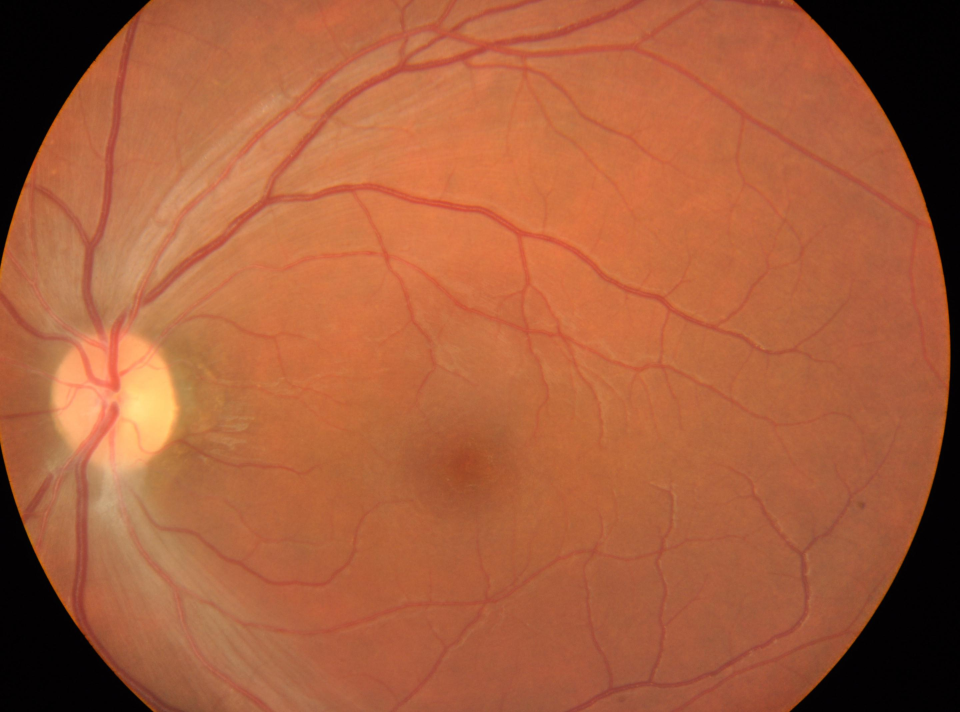
#> input picture sample_test_images/06_Real_Hospital_Camera_Healthy_Eye.jpg, 2880 x 2136 px (shown at 1/3 size)
$ python -i image_quality.py   (imports and definitions only)   (older library calls are emulated)
#> lines starting #> are read from the running program, lines starting #| are printed output that depends on the picture; after the words box and inside, x2 and y2 are one past the last pixel; in counts of white or black regions, pixels touching at a corner belong together
#> further down, picture is the input picture: shape (2136, 2880, 3); mean B, G, R 60.2, 94.6, 168.1
"""Image Quality Assessment (IQA) module for Netra DR Screening Platform.

Evaluates fundus image quality using deterministic visual features:
- Image Sharpness / Blur (Laplacian variance on standardized 224x224 spatial scale)
- Green Channel Mean Illumination & Exposure (Retinal fundus feature contrast inside retinal FOV)
- Contrast (Standard deviation of pixel intensity)
- Retinal Field of View (FOV mask area and circular boundary check)
- Resolution & Aspect Ratio validation

Clinical Three-Tier Quality Classification:
- Gradable: Fully suitable for autonomous AI inference and clinical review.
- Borderline: Sub-optimal quality (e.g. mild blur or uneven illumination); eligible for adaptive CLAHE contrast enhancement before inference.
- Ungradable: Non-diagnostic quality (severe blur, extreme under/overexposure, or occluded FOV); AI inference is blocked and actionable retake guidance is provided.

Camera Calibration & Validation Notice:
Default thresholds are calibrated against standard tabletop 45-degree fundus cameras (e.g., Topcon, Canon, Zeiss) and validated against Messidor-2, APTOS-2019, and SUSTech-SYSU cohorts.
For portable/handheld or smartphone-based fundus cameras (e.g., Remidio, Volk), thresholds should be adjusted using environment variables or a site-specific calibration profile.
"""

import os
from dataclasses import dataclass, field
from typing import Dict, List, Tuple, Any, Optional
import cv2
import numpy as np


@dataclass
class QualityConfig:
    """Configurable thresholds for image quality evaluation with camera calibration overrides."""
    min_width: int = 200
    min_height: int = 200
    min_blur_laplacian_var: float = 80.0         # Severe blur threshold (ungradable below this)
    borderline_blur_laplacian_var: float = 120.0   # Borderline blur threshold (borderline below this)
    min_brightness_mean: float = 25.0           # Absolute dark cutoff
    max_brightness_mean: float = 230.0          # Absolute overexposure cutoff
    min_green_mean: float = 35.0                # Green channel under-illumination threshold inside FOV
    max_green_mean: float = 215.0               # Green channel saturation threshold inside FOV
    min_contrast_std: float = 20.0
    min_fov_ratio: float = 0.25                 # Minimum retinal field-of-view fraction
    camera_model: str = "Standard 45-degree Fundus Camera"

    @classmethod
    def from_env(cls) -> "QualityConfig":
        """Instantiate QualityConfig reading optional environment variable overrides."""
        return cls(
            min_width=int(os.getenv("NETRA_IQA_MIN_WIDTH", "200")),
            min_height=int(os.getenv("NETRA_IQA_MIN_HEIGHT", "200")),
            min_blur_laplacian_var=float(os.getenv("NETRA_IQA_MIN_SHARPNESS", "80.0")),
            borderline_blur_laplacian_var=float(os.getenv("NETRA_IQA_BORDERLINE_SHARPNESS", "120.0")),
            min_brightness_mean=float(os.getenv("NETRA_IQA_MIN_BRIGHTNESS", "25.0")),
            max_brightness_mean=float(os.getenv("NETRA_IQA_MAX_BRIGHTNESS", "230.0")),
            min_green_mean=float(os.getenv("NETRA_IQA_MIN_GREEN", "35.0")),
            max_green_mean=float(os.getenv("NETRA_IQA_MAX_GREEN", "215.0")),
            min_contrast_std=float(os.getenv("NETRA_IQA_MIN_CONTRAST", "20.0")),
            min_fov_ratio=float(os.getenv("NETRA_IQA_MIN_FOV", "0.25")),
            camera_model=os.getenv("NETRA_IQA_CAMERA_MODEL", "Standard 45-degree Fundus Camera"),
        )

    # [14 lines left out: function to_dict, not called in this run]


@dataclass
class QualityResult:
    """Structured quality evaluation result for an image."""
    score: float
    status: str  # "gradable", "borderline", or "ungradable"
    issues: List[str] = field(default_factory=list)
    rejection_reason: Optional[str] = None
    retake_instructions: Optional[str] = None
    enhancement_recommended: bool = False
    metrics: Dict[str, float] = field(default_factory=dict)

    # [10 lines left out: function to_dict, not called in this run]


def compute_fov_mask(gray: np.ndarray) -> np.ndarray:
    """Extract approximate mask of circular retinal region from background."""
    _, mask = cv2.threshold(gray, 10, 255, cv2.THRESH_BINARY)
    kernel = cv2.getStructuringElement(cv2.MORPH_ELLIPSE, (5, 5))
    mask = cv2.morphologyEx(mask, cv2.MORPH_OPEN, kernel)
    mask = cv2.morphologyEx(mask, cv2.MORPH_CLOSE, kernel)
    return mask


def assess_image_quality(
    image: np.ndarray, config: Optional[QualityConfig] = None
) -> QualityResult:
    """Assess image quality for a single BGR or Grayscale image array with clinical 3-tier grading."""
    if config is None:
        config = QualityConfig.from_env()

    issues: List[str] = []
    retake_tips: List[str] = []
    metrics: Dict[str, float] = {}

    if image is None or not isinstance(image, np.ndarray) or image.size == 0:
        return QualityResult(
            score=0.0,
            status="ungradable",
            issues=["Image data is empty, unreadable, or corrupt."],
            rejection_reason="Corrupt or unreadable image file.",
            retake_instructions="Please re-capture fundus photograph with valid image format (PNG, JPEG).",
            enhancement_recommended=False,
            metrics={},
        )

    try:
        # Dimensions check
        h, w = image.shape[:2]
        metrics["width"] = float(w)
        metrics["height"] = float(h)
        if w < config.min_width or h < config.min_height:
            issues.append(f"Resolution too low ({w}x{h} < {config.min_width}x{config.min_height}).")
            retake_tips.append("Ensure fundus camera output is set to standard resolution (minimum 512x512).")

        # Color conversion
        if len(image.shape) == 3 and image.shape[2] == 3:
            gray = cv2.cvtColor(image, cv2.COLOR_BGR2GRAY)
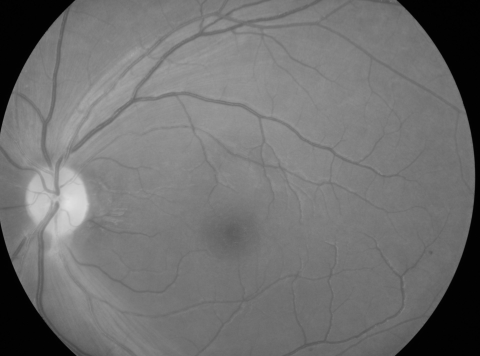
#> gray: shape (2136, 2880) (shown at 1/6 size); min 0, max 225, mean 112.7
            green = image[:, :, 1]
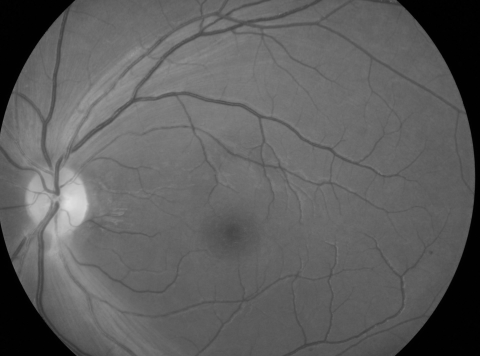
#> green: shape (2136, 2880) (shown at 1/6 size); min 0, max 226, mean 94.6
        elif len(image.shape) == 2:
            gray = image
            green = image
        else:
            return QualityResult(
                score=0.0,
                status="ungradable",
                issues=["Invalid channel structure."],
                rejection_reason="Unsupported image channel format.",
                retake_instructions="Export fundus image in standard RGB format.",
                enhancement_recommended=False,
                metrics={},
            )

        # Retinal Visibility / FOV ratio first to isolate fundus from outer black region
        fov_mask = compute_fov_mask(gray)
#> in compute_fov_mask, `_, mask = cv2.threshold(gray, 10, 255, cv2.THRESH_BINARY)`:
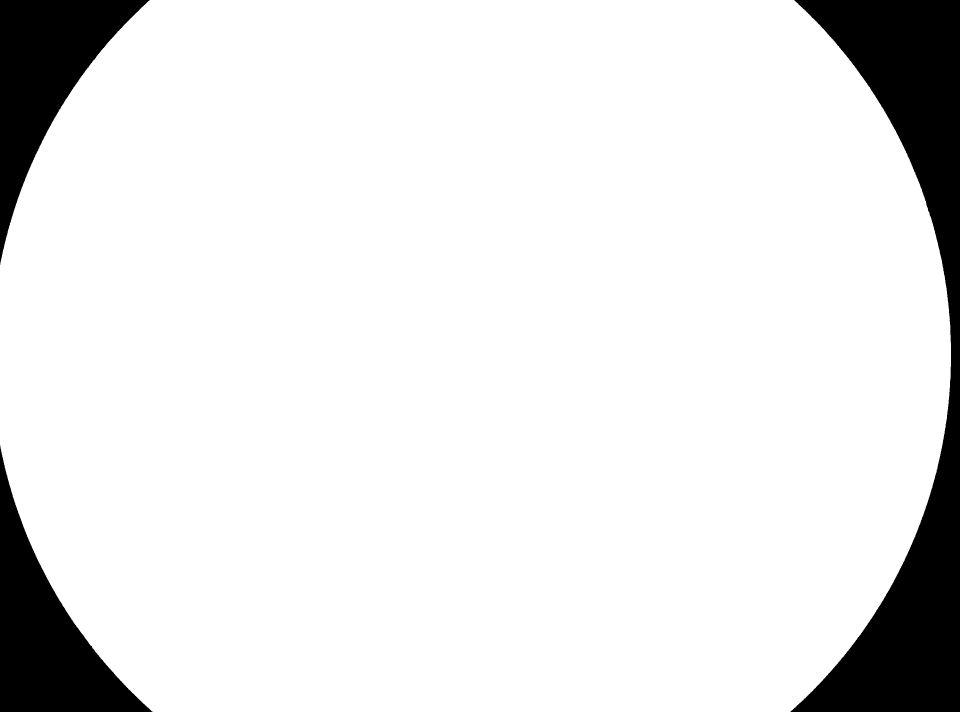
#> mask: shape (2136, 2880) (shown at 1/3 size); 89.6% white; 3 black regions, box (x1, y1, x2, y2) and area: (2371, 0, 2880, 2136) 370883, (0, 1336, 458, 2136) 136291, (0, 0, 449, 794) 133365
        total_pixels = h * w
        fov_pixels = int(np.count_nonzero(fov_mask))
#> fov_pixels = 5511159
        fov_ratio = float(fov_pixels / total_pixels) if total_pixels > 0 else 0.0
#> fov_ratio = 0.896
        metrics["fov_ratio"] = fov_ratio

        # 1. Blur / Sharpness: Laplacian variance calculated on standardized spatial scale (224x224)
        gray_std = cv2.resize(gray, (224, 224)) if (w, h) != (224, 224) else gray
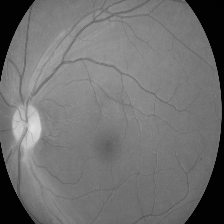
#> gray_std: shape (224, 224); min 0, max 225, mean 112.6
        laplacian_var = float(cv2.Laplacian(gray_std, cv2.CV_64F).var())
#> laplacian_var = 373.3
        metrics["laplacian_var"] = laplacian_var
        metrics["raw_laplacian_var"] = float(cv2.Laplacian(gray, cv2.CV_64F).var())

        is_severe_blur = laplacian_var < config.min_blur_laplacian_var
#> is_severe_blur = False
        is_borderline_blur = (
            not is_severe_blur and laplacian_var < config.borderline_blur_laplacian_var
        )
#> is_borderline_blur = False

        if is_severe_blur:
            issues.append(f"Image is severely blurred (sharpness {laplacian_var:.1f} < {config.min_blur_laplacian_var:.0f}).")
            retake_tips.append("Hold camera steady, allow autofocus to lock on retinal plane, and instruct patient to fixate on the target.")
        elif is_borderline_blur:
            issues.append(f"Mild optical blur (sharpness {laplacian_var:.1f} < {config.borderline_blur_laplacian_var:.0f}).")
            retake_tips.append("Verify focus ring calibration before next capture.")

        # 2. Brightness & Contrast
        brightness_mean = float(np.mean(gray))
#> brightness_mean = 112.7
        contrast_std = float(np.std(gray))
#> contrast_std = 40.88
        metrics["brightness_mean"] = brightness_mean
        metrics["contrast_std"] = contrast_std

        # Green channel illumination inside retinal FOV
        if fov_pixels > 50:
            green_mean = float(np.mean(green[fov_mask > 0]))
#> green_mean = 105.5
        else:
            green_mean = float(np.mean(green))
        metrics["green_mean"] = green_mean

        is_extreme_exposure = (
            brightness_mean < config.min_brightness_mean
            or brightness_mean > config.max_brightness_mean
        )
#> is_extreme_exposure = False

        if brightness_mean < config.min_brightness_mean:
            issues.append(f"Image is too dark (brightness {brightness_mean:.1f} < {config.min_brightness_mean:.0f}).")
            retake_tips.append("Increase flash intensity or dim ambient room lighting.")
        elif brightness_mean > config.max_brightness_mean:
            issues.append(f"Image is overexposed/washed out (brightness {brightness_mean:.1f} > {config.max_brightness_mean:.0f}).")
            retake_tips.append("Reduce camera flash power and avoid direct reflection on the cornea.")
        elif fov_ratio >= config.min_fov_ratio:
            # Only evaluate green illumination threshold when FOV is adequately present
            if green_mean < config.min_green_mean:
                issues.append(f"Sub-optimal green illumination (mean green {green_mean:.1f} < {config.min_green_mean:.0f}).")
                retake_tips.append("Check pupil dilation; insufficient dilation causes dark fundus periphery.")
            elif green_mean > config.max_green_mean:
                issues.append(f"Green channel saturation (mean green {green_mean:.1f} > {config.max_green_mean:.0f}).")
                retake_tips.append("Slightly decrease camera sensor gain.")

        if contrast_std < config.min_contrast_std:
            issues.append(f"Image has insufficient contrast ({contrast_std:.1f} < {config.min_contrast_std:.0f}).")
            retake_tips.append("Ensure clear optical path (clean objective lens from dust/fingerprints).")

        # 3. Retinal Visibility check
        is_fov_clipped = fov_ratio < config.min_fov_ratio
#> is_fov_clipped = False
        if is_fov_clipped:
            issues.append(f"Retinal field of view limited (FOV {fov_ratio:.2f} < {config.min_fov_ratio:.2f}).")
            retake_tips.append("Align optical axis with pupil center; avoid eyelid or eyelash obstruction.")

        # Score computation normalized to [0, 1]
        blur_score = min(1.0, laplacian_var / (config.borderline_blur_laplacian_var * 2.5))
#> blur_score = 1
        brightness_score = max(0.0, 1.0 - abs(brightness_mean - 128.0) / 128.0)
#> brightness_score = 0.88
        contrast_score = min(1.0, contrast_std / (config.min_contrast_std * 2.5))
#> contrast_score = 0.818
        fov_score = min(1.0, fov_ratio / 0.7)
#> fov_score = 1

        composite_score = float(
            0.35 * blur_score + 0.25 * brightness_score + 0.25 * contrast_score + 0.15 * fov_score
        )
#> composite_score = 0.924
        composite_score = max(0.0, min(1.0, composite_score))

        # Clinical Decision Tiers:
        # Ungradable: severe blur, extreme under/overexposure, or occluded FOV
        if is_severe_blur or is_extreme_exposure or is_fov_clipped:
            status = "ungradable"
            rejection_reason = "; ".join(issues)
            enhancement_rec = False
        elif is_borderline_blur or (contrast_std < config.min_contrast_std):
            status = "borderline"
            rejection_reason = None
            enhancement_rec = True
        else:
            status = "gradable"
            rejection_reason = None
            enhancement_rec = False

        retake_instructions = " ".join(retake_tips) if retake_tips else "Image meets clinical diagnostic quality standards."

        return QualityResult(
            score=composite_score,
            status=status,
            issues=issues,
            rejection_reason=rejection_reason,
            retake_instructions=retake_instructions,
            enhancement_recommended=enhancement_rec,
            metrics=metrics,
        )

    except Exception as e:
        return QualityResult(
            score=0.0,
            status="ungradable",
            issues=[f"Error during quality processing: {str(e)}"],
            rejection_reason="Quality analysis runtime error.",
            retake_instructions="Please re-capture and ensure camera file integrity.",
            enhancement_recommended=False,
            metrics={},
        )

>>> import cv2
>>> picture = cv2.imread('../../sample_test_images/06_Real_Hospital_Camera_Healthy_Eye.jpg')
>>> result = assess_image_quality(picture)

$ run again, on sample_test_images/07_Real_Hospital_Camera_Moderate_DR.jpg
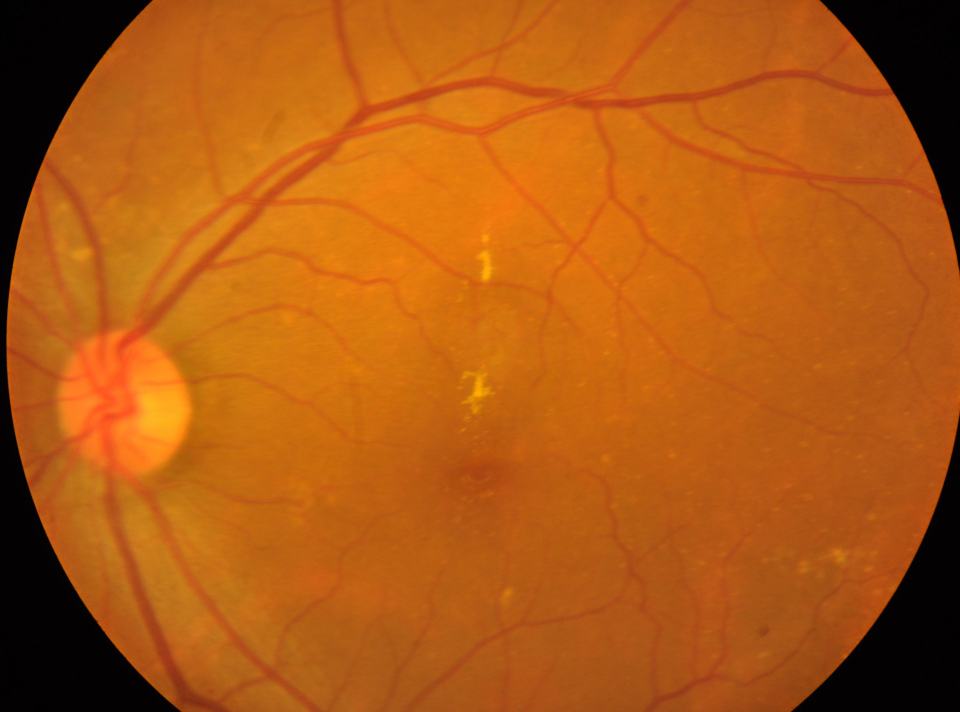
#> input picture sample_test_images/07_Real_Hospital_Camera_Moderate_DR.jpg, 2880 x 2136 px (shown at 1/3 size)
#> picture is the input picture: shape (2136, 2880, 3); mean B, G, R 18.4, 89.5, 175.3
#> in compute_fov_mask, `_, mask = cv2.threshold(gray, 10, 255, cv2.THRESH_BINARY)`:
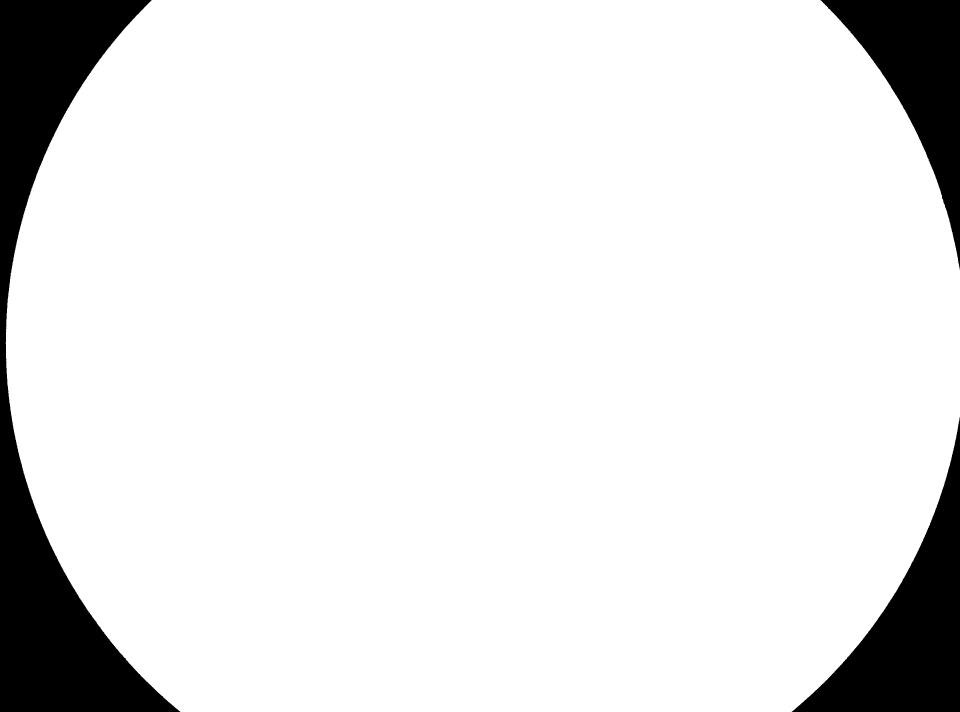
#> mask: shape (2136, 2880) (shown at 1/3 size); 89.6% white; 3 black regions, box (x1, y1, x2, y2) and area: (0, 0, 541, 2136) 354090, (2375, 1251, 2880, 2136) 159949, (2461, 0, 2880, 809) 124737
#> fov_pixels = 5512921
#> fov_ratio = 0.896
#> in assess_image_quality, `gray_std = cv2.resize(gray, (224, 224)) if (w, h) != (224, 224) else g..`:
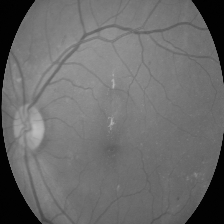
#> gray_std: shape (224, 224); min 0, max 188, mean 107
#> laplacian_var = 316.7
#> is_severe_blur = False
#> brightness_mean = 107.1
#> contrast_std = 38.18
#> green_mean = 99.69
#> is_extreme_exposure = False
#> blur_score = 1
#> brightness_score = 0.836
#> contrast_score = 0.764
#> fov_score = 1
#> composite_score = 0.9

$ run again, on sample_test_images/08_Real_Hospital_Camera_Severe_DR.jpg
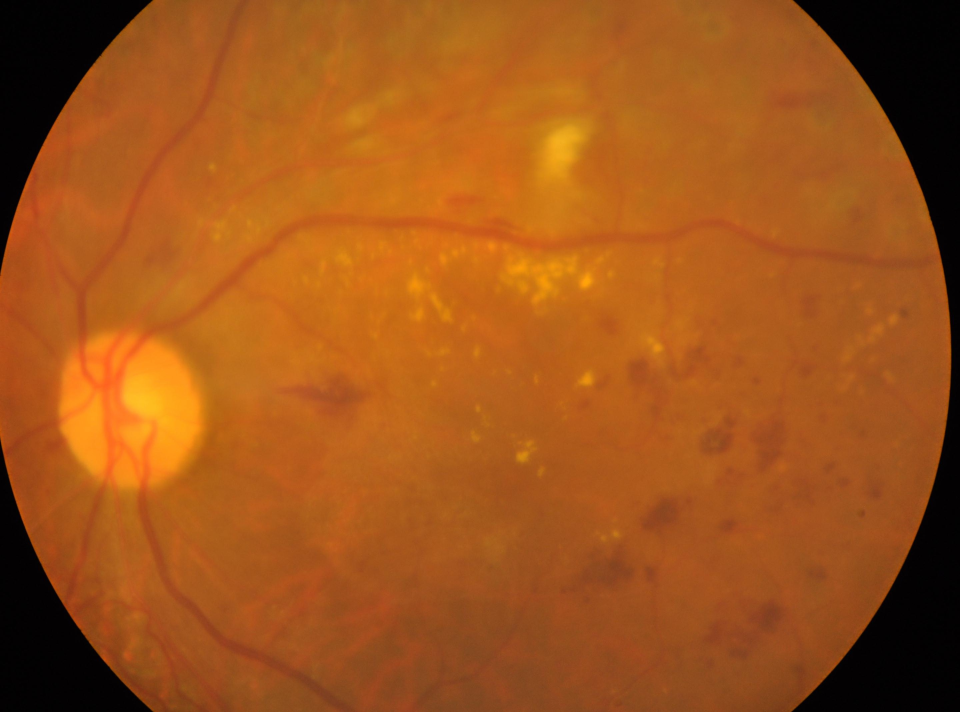
#> input picture sample_test_images/08_Real_Hospital_Camera_Severe_DR.jpg, 2880 x 2136 px (shown at 1/3 size)
#> picture is the input picture: shape (2136, 2880, 3); mean B, G, R 25.7, 84.2, 159.3
#> in compute_fov_mask, `_, mask = cv2.threshold(gray, 10, 255, cv2.THRESH_BINARY)`:
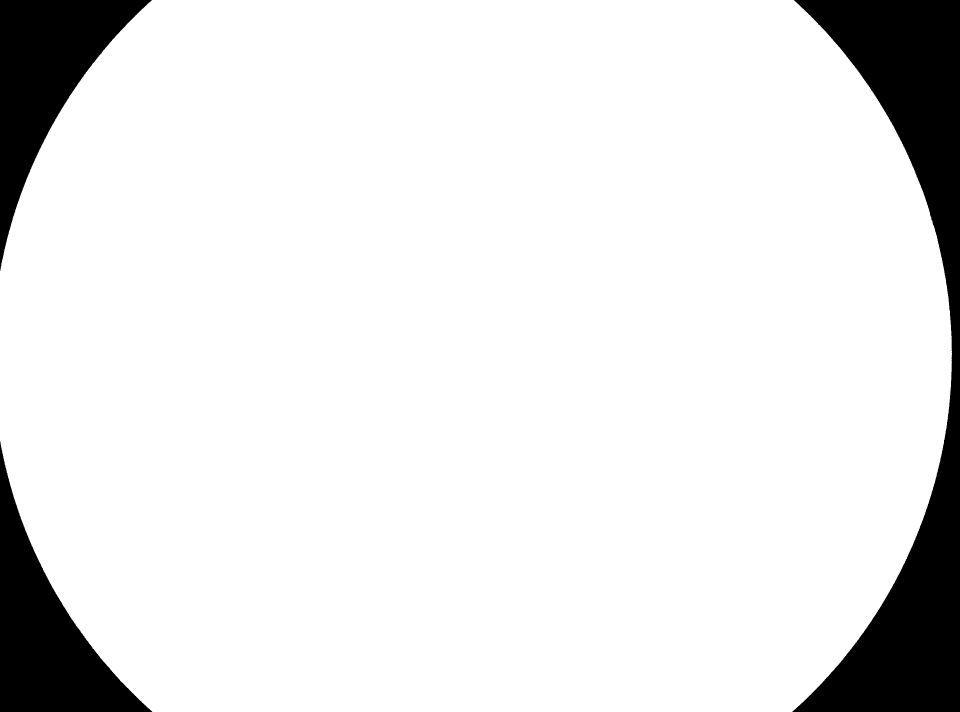
#> mask: shape (2136, 2880) (shown at 1/3 size); 89.6% white; 3 black regions, box (x1, y1, x2, y2) and area: (2376, 0, 2880, 2136) 365472, (0, 1324, 457, 2136) 137263, (0, 0, 456, 813) 137255
#> fov_pixels = 5511712
#> fov_ratio = 0.896
#> in assess_image_quality, `gray_std = cv2.resize(gray, (224, 224)) if (w, h) != (224, 224) else g..`:
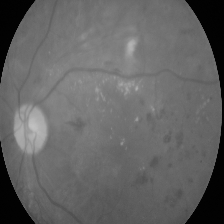
#> gray_std: shape (224, 224); min 0, max 193, mean 100
#> laplacian_var = 242.9
#> is_severe_blur = False
#> brightness_mean = 100
#> contrast_std = 36.56
#> green_mean = 93.84
#> is_extreme_exposure = False
#> blur_score = 0.81
#> brightness_score = 0.781
#> contrast_score = 0.731
#> fov_score = 1
#> composite_score = 0.812
